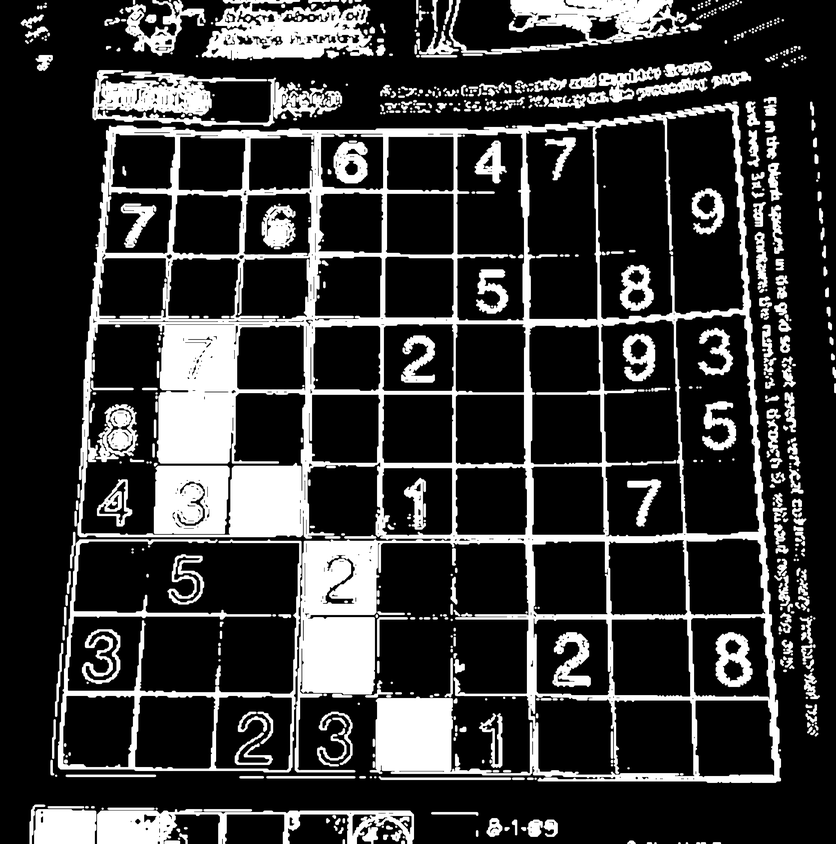
//> input picture tcc-images/sudoku_bin_4000_4036.png, 836 x 844 px, shrunk from 4000 x 4036 before the run
$ ./rotate   (built with g++ and OpenCV 4)
//> lines starting //> are read from the running program, lines starting //| are printed output that depends on the picture

#include <opencv5/opencv2/core.hpp>
#include <opencv5/opencv2/imgproc.hpp>
#include <opencv5/opencv2/highgui.hpp>
#include <iostream>
#include <cmath>
#include <numbers>
using namespace cv;

//#define DEBUG
constexpr double pi = std::numbers::pi_v<double>;


int main() {
	Mat original = imread("../tcc-images/sudoku_bin_4000_4036.png", IMREAD_GRAYSCALE);
//> original is the input picture: 844 rows x 836 cols, CV_8UC1; min 0, max 255, mean 56.3

	//-------------------------------- ROTACION
	int angulo = 45;
	double rads = (45 * pi ) / 180.0f;
	Mat rotated(int(original.rows), int(original.cols), CV_8UC1, Scalar(0));

	int x0  ;
	int y0  ;
	float u0;
	float v0;
	int u   ;
	int v   ;

	for (int i = 0; i < rotated.rows; i++) {
		for (int j = 0; j < rotated.cols; j++) {
			x0 = j - (rotated.cols / 2);
			y0 = (rotated.rows / 2) - i;
			u0 = x0 * cos(rads) + y0 * sin(rads);
			v0 = -1*x0*sin(rads) + y0 * cos(rads);
			u = u0 + (rotated.cols / 2);
			v = (rotated.rows / 2) - v0;

			if (u >= original.cols || u < 0 || v >= original.rows || v < 0) continue;
			rotated.at<uchar>(i, j) = original.at<uchar>(v, u);
		}
	}
//> this loop made 844 passes
//> (y0, u0, v0, u, v) on passes 1 to 3: (422, 593.3, 3.54, 1011, 418), (421, 592.6, 2.83, 1010, 419), (420, 591.8, 2.12, 1009, 419)
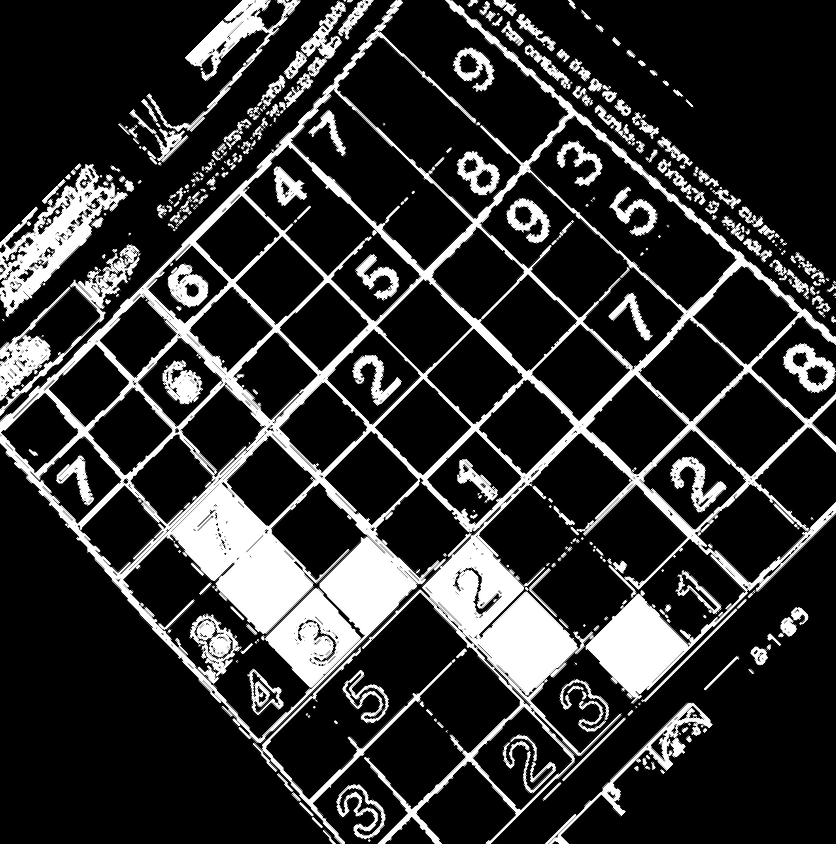
//> rotated: 844 rows x 836 cols, CV_8UC1; min 0, max 255, mean 49.3
//> after the loop, x0 = 417; y0 = -421; u0 = -2.83; v0 = -592.6; u = 415; v = 1014

	#ifdef DEBUG
		namedWindow("original", WINDOW_AUTOSIZE);
		imshow("original", original);

		namedWindow("rotated", WINDOW_AUTOSIZE);
		imshow("rotated", rotated);
		waitKey(0);
	#endif

	imwrite("../tcc-outputs/019-rotated.png"   , rotated    );
}
